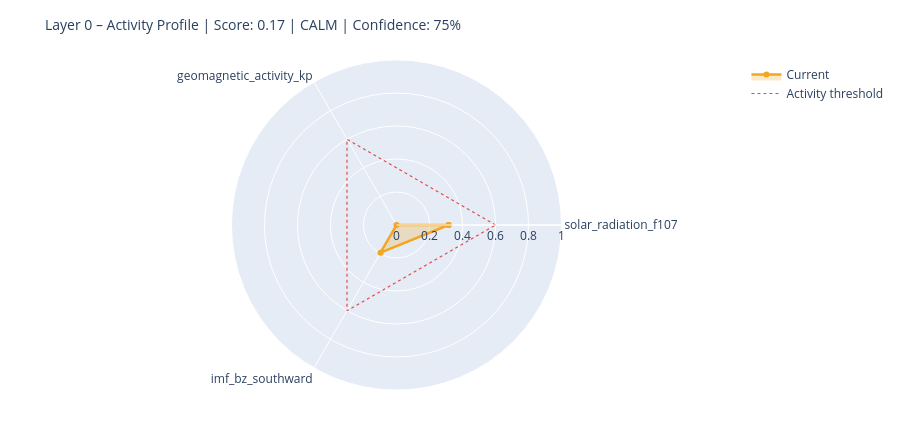

Notebook code for this chart:
### Markdown cell above
---
## 6. State Assessment & Handoff to Layer 1

### Code cell
# ============================================================
# STEP 1 – Collect raw values with source modes
# Mode: 'primary' | 'fallback_3h' | 'last_valid' | 'missing'
# ============================================================

def safe_last(df, col):
    if df is None or col not in df.columns: return None
    s = df[col].dropna()
    return float(s.iloc[-1]) if not s.empty else None

f107_now = safe_last(df_f107, 'f10.7')
bz_now   = safe_last(df_mag,  'bz_gsm')
kp_now   = safe_last(df_kp,   'kp')
sw_now   = safe_last(df_sw,   'speed')

source_modes = {
    'F10.7':    'primary'  if f107_now is not None else 'missing',
    'Kp':       'primary'  if kp_now   is not None else 'missing',
    'IMF_Bz':   'primary'  if bz_now   is not None else 'missing',
    'SW_speed': 'primary'  if sw_now   is not None else 'missing',
}

# Kp Fallback – 3h endpoint
if kp_now is None:
    try:
        r = requests.get(
            'https://services.swpc.noaa.gov/json/noaa-planetary-k-index.json',
            timeout=10)
        r.raise_for_status()
        fb = pd.DataFrame(r.json())
        tc = next((c for c in fb.columns if 'time' in c.lower()), fb.columns[0])
        kc = next((c for c in fb.columns if 'kp' in c.lower() and c != tc), None)
        if kc:
            fb[kc] = fb[kc].astype(str).str.extract(r'([0-9]+(?:\.[0-9]*)?)')[0]
            fb[kc] = pd.to_numeric(fb[kc], errors='coerce')
            fb = fb[fb[kc] >= 0].dropna(subset=[kc])
            if not fb.empty:
                kp_now = float(fb[kc].iloc[-1])
                source_modes['Kp'] = 'fallback_3h'
                print(f'  Kp fallback (3h): {kp_now:.1f}')
    except Exception as e:
        print(f'  Kp fallback failed: {e}')

# Solar Wind Fallback – last valid value
if sw_now is None and df_sw is not None and 'speed' in df_sw.columns:
    s = df_sw['speed'].dropna()
    if not s.empty:
        sw_now = float(s.iloc[-1])
        source_modes['SW_speed'] = 'last_valid'
        print(f'  SW fallback (last_valid): {sw_now:.0f} km/s')

print()
print('Source modes:', source_modes)

# ============================================================
# STEP 2 – Score from available components only
# ============================================================

def norm(v, lo, hi):
    if v is None: return None
    return max(0.0, min(1.0, (v - lo) / (hi - lo)))

COMPONENTS = {
    'solar_radiation_f107':    (f107_now, norm(f107_now, 60, 250)),
    'geomagnetic_activity_kp': (kp_now,   norm(kp_now,   0,   9)),
    'imf_bz_southward':        (bz_now,   norm(-(bz_now or 0) if bz_now else None, -5, 30)
                                           if bz_now is not None else None),
    'solar_wind_speed':        (sw_now,   norm(sw_now, 300, 800)),
}

available   = {k: v[1] for k, v in COMPONENTS.items() if v[1] is not None}
unavailable = [k for k, v in COMPONENTS.items() if v[1] is None]

layer0_score = round(sum(available.values()) / len(available), 4) if available else None
confidence   = round(len(available) / len(COMPONENTS), 2)

level = ('unknown'  if layer0_score is None
         else 'calm'     if layer0_score < 0.3
         else 'moderate' if layer0_score < 0.6
         else 'active')

# ============================================================
# STEP 3 – Dominant Driver
# ============================================================

def dominant_driver(kp, f107, bz, sw):
    candidates = []
    if kp   is not None and kp   >= 4:   candidates.append(('geomagnetic',    kp / 9))
    if sw   is not None and sw   >= 500:  candidates.append(('solar_wind',     sw / 800))
    if bz   is not None and bz   <= -5:   candidates.append(('imf_southward',  abs(bz) / 30))
    if f107 is not None and f107 >= 150:  candidates.append(('solar_radiation',f107 / 250))
    return max(candidates, key=lambda x: x[1])[0] if candidates else 'none'

driver = dominant_driver(kp_now, f107_now, bz_now, sw_now)

# ============================================================
# STEP 4 – Downstream expectations
# ============================================================

def downstream_expectation(driver, score, kp, bz, f107):
    exp = {
        'magnetosphere':        'calm',
        'ionosphere':           'calm',
        'schumann_resonance':   'unchanged',
        'lithosphere_currents': 'low',
    }
    if driver == 'geomagnetic' or (kp and kp >= 5):
        exp['magnetosphere']        = 'compressed / storm'
        exp['ionosphere']           = 'elevated disturbance (TEC variability)'
        exp['schumann_resonance']   = 'elevated amplitude possible'
        exp['lithosphere_currents'] = 'elevated induction currents'
    elif driver == 'imf_southward' or (bz and bz <= -5):
        exp['magnetosphere']        = 'energy coupling active'
        exp['ionosphere']           = 'elevated electron density possible'
        exp['schumann_resonance']   = 'slight modulation possible'
    elif driver == 'solar_radiation' or (f107 and f107 >= 150):
        exp['ionosphere']           = 'elevated ionization (F-layer)'
        exp['schumann_resonance']   = 'slightly elevated background activity'
    return exp

downstream = downstream_expectation(driver, layer0_score, kp_now, bz_now, f107_now)

# ============================================================
# CONSOLE OUTPUT
# ============================================================

W = 58
print('=' * W)
print('LAYER 0 – STATE ASSESSMENT')
print('=' * W)
for name, (raw_v, score_v) in COMPONENTS.items():
    if score_v is not None:
        bar = '█' * int(score_v * 20) + '░' * (20 - int(score_v * 20))
        print(f'  {name:<35}  {bar}  {score_v:.2f}')
    else:
        print(f'  {name:<35}  {"─" * 20}  n/a')
print('-' * W)
print(f'  Score ({len(available)}/{len(COMPONENTS)} components):  {layer0_score:.3f}')
print(f'  Confidence:         {confidence:.0%}')
print(f'  Level:              {level.upper()}')
print(f'  Dominant Driver:    {driver}')

# Radar chart
cats = list(available.keys())
vals = list(available.values())
if len(cats) >= 3:
    fig = go.Figure()
    fig.add_trace(go.Scatterpolar(
        r=vals + [vals[0]], theta=cats + [cats[0]],
        fill='toself', fillcolor='rgba(242,166,35,0.25)',
        line=dict(color='#F2A623', width=2.5), name='Current'
    ))
    fig.add_trace(go.Scatterpolar(
        r=[0.6] * (len(cats) + 1), theta=cats + [cats[0]],
        line=dict(color='#E24B4A', dash='dot', width=1.2),
        mode='lines', name='Activity threshold'
    ))
    fig.update_layout(
        title=dict(text=f'Layer 0 – Activity Profile | Score: {layer0_score:.2f} | {level.upper()} | Confidence: {confidence:.0%}',
                   font=dict(size=14)),
        polar=dict(radialaxis=dict(visible=True, range=[0, 1])),
        height=430, showlegend=True,
        margin=dict(l=60, r=60, t=60, b=40)
    )
    fig.show()

### Figure 1 — Plotly figure (JSON) as saved in the notebook; plotly's stock layout.template omitted (floating-point values rounded to 4 significant figures)
{"data": [{"fill": "toself", "fillcolor": "rgba(242,166,35,0.25)", "line": {"color": "#F2A623", "width": 2.5}, "name": "Current", "r": [0.3158, 0.0, 0.1934, 0.3158], "theta": ["solar_radiation_f107", "geomagnetic_activity_kp", "imf_bz_southward", "solar_radiation_f107"], "type": "scatterpolar"}, {"line": {"color": "#E24B4A", "dash": "dot", "width": 1.2}, "mode": "lines", "name": "Activity threshold", "r": [0.6, 0.6, 0.6, 0.6], "theta": ["solar_radiation_f107", "geomagnetic_activity_kp", "imf_bz_southward", "solar_radiation_f107"], "type": "scatterpolar"}], "layout": {"height": 430, "margin": {"b": 40, "l": 60, "r": 60, "t": 60}, "polar": {"radialaxis": {"range": [0, 1], "visible": true}}, "showlegend": true, "title": {"font": {"size": 14}, "text": "Layer 0 – Activity Profile | Score: 0.17 | CALM | Confidence: 75%"}}}
